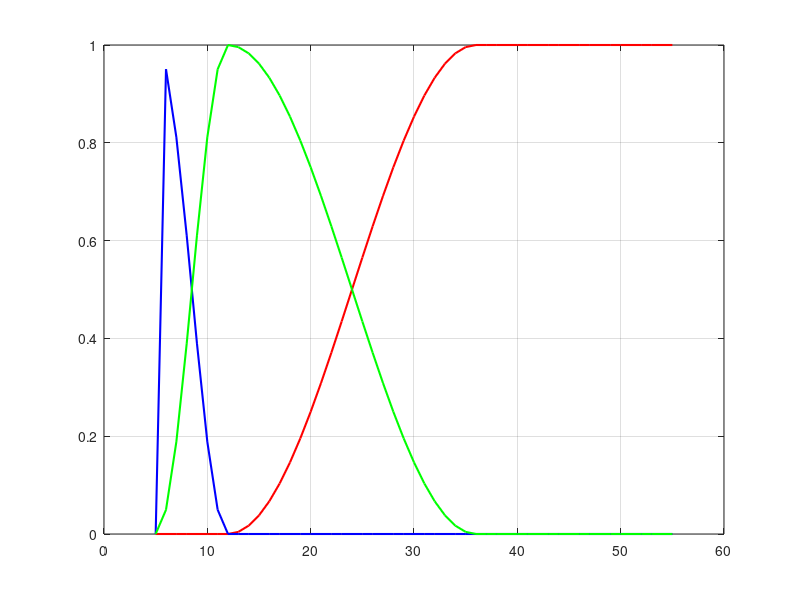

Recreate this plot in MATLAB.
function velocityParam
    r=5; % drone r
    R=12; % danger zone R
    w=3; % sensor zone wR
    step = 1;
    space = 55;
    % x=0:0.01:10;
    % y=x.*(x>=0&x<4)+2*(x>=4&x<6)+(5-x/2).*(x>=6&x<8)+1*(x>=8);
    di=r:step:space;
    alpha=0*(di>r&di<=R)+(1-cos(pi*(di-R)/(w*R-R)))/2.*(di>R&di<=w*R)+1*(di>w*R);
    beta = (1+cos(pi*(di-r)/(R-r)))/2.*(di>r&di<=R)+0*(di>R&di<=w*R)+0*(di>w*R);
    gamma = (1-cos(pi*(di-r)/(R-r)))/2.*(di>r&di<=R)+(1+cos(pi*(di-R)/(w*R-R)))/2.*(di>R&di<=w*R)+0*(di>w*R);
    plot(di,alpha,'r','linewidth',1.5);
    hold on;  
    plot(di,beta,'b','linewidth',1.5);
    hold on;
    plot(di,gamma,'g','linewidth',1.5);
    grid on
end